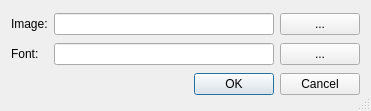
<?xml version="1.0" encoding="UTF-8"?>
<ui version="4.0">
 <class>DialogSetup</class>
 <widget class="QDialog" name="DialogSetup">
  <property name="geometry">
   <rect>
    <x>0</x>
    <y>0</y>
    <width>371</width>
    <height>111</height>
   </rect>
  </property>
  <property name="windowTitle">
   <string>Setup</string>
  </property>
  <property name="sizeGripEnabled">
   <bool>true</bool>
  </property>
  <layout class="QGridLayout" name="gridLayout">
   <item row="0" column="1">
    <widget class="QLineEdit" name="lineEditImage"/>
   </item>
   <item row="0" column="2">
    <widget class="QPushButton" name="pushButtonBrowseImage">
     <property name="text">
      <string>...</string>
     </property>
    </widget>
   </item>
   <item row="1" column="1">
    <widget class="QLineEdit" name="lineEditFont"/>
   </item>
   <item row="1" column="2">
    <widget class="QPushButton" name="pushButtonBrowseFont">
     <property name="text">
      <string>...</string>
     </property>
    </widget>
   </item>
   <item row="2" column="0" colspan="3">
    <widget class="QDialogButtonBox" name="buttonBox">
     <property name="orientation">
      <enum>Qt::Horizontal</enum>
     </property>
     <property name="standardButtons">
      <set>QDialogButtonBox::Cancel|QDialogButtonBox::Ok</set>
     </property>
    </widget>
   </item>
   <item row="0" column="0">
    <widget class="QLabel" name="label">
     <property name="text">
      <string>Image:</string>
     </property>
    </widget>
   </item>
   <item row="1" column="0">
    <widget class="QLabel" name="label_2">
     <property name="text">
      <string>Font:</string>
     </property>
    </widget>
   </item>
  </layout>
 </widget>
 <resources/>
 <connections>
  <connection>
   <sender>buttonBox</sender>
   <signal>accepted()</signal>
   <receiver>DialogSetup</receiver>
   <slot>accept()</slot>
   <hints>
    <hint type="sourcelabel">
     <x>257</x>
     <y>101</y>
    </hint>
    <hint type="destinationlabel">
     <x>157</x>
     <y>274</y>
    </hint>
   </hints>
  </connection>
  <connection>
   <sender>buttonBox</sender>
   <signal>rejected()</signal>
   <receiver>DialogSetup</receiver>
   <slot>reject()</slot>
   <hints>
    <hint type="sourcelabel">
     <x>325</x>
     <y>101</y>
    </hint>
    <hint type="destinationlabel">
     <x>286</x>
     <y>274</y>
    </hint>
   </hints>
  </connection>
 </connections>
 <slots>
  <slot>selectBrowseImage()</slot>
  <slot>selectBrowseFont()</slot>
 </slots>
</ui>
